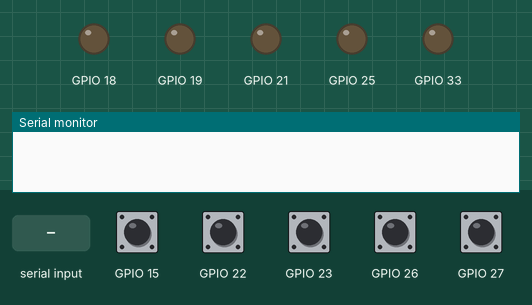
Simulated run of this sketch. Board: ESP32. Shown: output pins drawn as LEDs (lit = HIGH), the last lines printed to the serial monitor. Inputs (shaded band) come from the test bench; at power-on: GPIO 15, GPIO 22, GPIO 23, GPIO 26, GPIO 27 HIGH.

Above: at 1.2 s.
1.3 s: "SYSTEM_START\n" received over Serial
At 2.4 s:
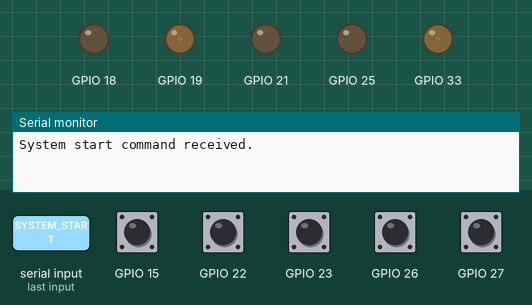
2.8 s: GPIO 22 pulled LOW for 0.15 s
At 4.5 s:
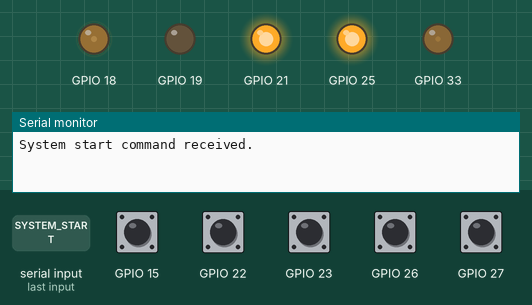
5.8 s: GPIO 22 pulled LOW for 1 s
At 6.5 s:
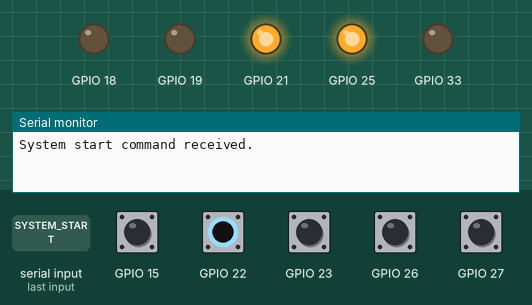
Timing chart, 0 to 8.8 s (numbered marks = the images above; inputs shaded):
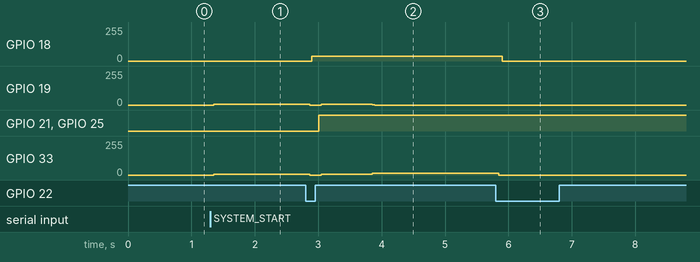

The sketch:

Control_ESP.ino
```cpp
#include <Arduino.h>
#include "myStepper.h"
#include "my_project_lib.h"

#define A 2000 // box vibrate
#define B 2500 // open lid
#define C 5800 // close lid
#define D 6300 // stop box vibrate
#define E 7300 // bed vibrate
#define BOX_OPEN 400
#define BOX_CLOSE 150
#define BOX_VIBRATE_SPEED 150


enum class State{
  START,
  HOMING,
  MOVE_BED_TO_A,
  VIBRATE_BOX,
  MOVE_BED_TO_B,
  OPEN_LID,
  MOVE_BED_TO_C,
  CLOSE_LID,
  MOVE_BED_TO_D,
  STOP_VIBRATE_BOX,
  MOVE_BED_TO_E,
  VIBRATE_BED,
  END,
};

State state = State::START;

void setup() {
  Serial.begin(115200);
  bed_stepper.beginTask();
  box_stepper.beginTask();
  bed_stepper.setSpeed(1000);
  box_stepper.setSpeed(500);
  ledcAttach(18, 5000, 10);
}

bool system_start = false;

void loop()
{
  handleSerialInput(system_start);

  if (system_start)
  {
    switch (state){
        case State::START:
          bed_stepper.addCommand(StepperCommand(StepperMode::HOMING, 0));
          box_stepper.addCommand(StepperCommand(StepperMode::HOMING, 0));
          state = State::HOMING;
          delay(100);
          break;
        case State::HOMING:
          if (bed_stepper.isHomed && box_stepper.isHomed){
            box_stepper.addCommand(StepperCommand(StepperMode::NORMAL_RUN, BOX_CLOSE));
            bed_stepper.addCommand(StepperCommand(StepperMode::NORMAL_RUN, A));
            state = State::MOVE_BED_TO_A;
            delay(100);
          }
          break;
        case State::MOVE_BED_TO_A:
          if (bed_stepper.reachedTarget){
            ledcWrite(18, BOX_VIBRATE_SPEED);
            bed_stepper.addCommand(StepperCommand(StepperMode::NORMAL_RUN, B));
            state = State::MOVE_BED_TO_B;
            delay(100);
          }
          break;
        case State::MOVE_BED_TO_B:
          if (bed_stepper.reachedTarget){
            box_stepper.addCommand(StepperCommand(StepperMode::NORMAL_RUN, BOX_OPEN));
            bed_stepper.addCommand(StepperCommand(StepperMode::NORMAL_RUN, C));
            state = State::MOVE_BED_TO_C;
            delay(100);
          }
          break;
        case State::MOVE_BED_TO_C:
          if (bed_stepper.reachedTarget){
            box_stepper.addCommand(StepperCommand(StepperMode::NORMAL_RUN, BOX_CLOSE));
            bed_stepper.addCommand(StepperCommand(StepperMode::NORMAL_RUN, D));
            state = State::MOVE_BED_TO_D;
            delay(100);
          }
          break;
        case State::MOVE_BED_TO_D:
          if (bed_stepper.reachedTarget){
            ledcWrite(18, 0);
            bed_stepper.addCommand(StepperCommand(StepperMode::NORMAL_RUN, E));
            state = State::MOVE_BED_TO_E;
          }
          break;
        case State::MOVE_BED_TO_E:
          if (bed_stepper.reachedTarget){
            bed_stepper.addCommand(StepperCommand(StepperMode::SET_SPEED, 2000));
            bed_stepper.addCommand(StepperCommand(StepperMode::VIBRATE, 15, 500));
            state = State::VIBRATE_BED;
            delay(100);
          }
          break;
        case State::VIBRATE_BED:
          if (bed_stepper.doneVibrate){
            bed_stepper.addCommand(StepperCommand(StepperMode::SET_SPEED, 1000));
            state = State::END;
            delay(100);
          }
          break;
        default:
          system_start = false;
          break;
      }
  }

}
```

myStepper.cpp
```cpp
// myStepper.cpp
#include "myStepper.h"

MyStepper::MyStepper(int stepPin, int dirPin, int frontLimitPin, int rearLimitPin, int emergencyPin, String stepperName)
    : stepPin(stepPin), dirPin(dirPin), stepperName(stepperName),
      frontLimitPin(frontLimitPin), rearLimitPin(rearLimitPin), emergencyPin(emergencyPin)
{
    pinMode(stepPin, OUTPUT);
    pinMode(dirPin, OUTPUT);
    pinMode(frontLimitPin, INPUT_PULLUP);
    pinMode(rearLimitPin, INPUT_PULLUP);
    pinMode(emergencyPin, INPUT_PULLUP);
    setSpeed(1.0);
}

void MyStepper::beginTask() {
    if (taskHandle == nullptr) {
        xTaskCreatePinnedToCore(taskLoop, "StepperTask", 5000, this, 1, &taskHandle, 1);
    }
}

void MyStepper::setSpeed(float newSpeed) {
    speed = newSpeed / 1000.0f;
    stepDelayMicros = (unsigned long)(1000.0f / speed);
}

void MyStepper::addCommand(StepperCommand cmd) {
    commandQueue.push(cmd);
}

int MyStepper::getCurrentStep() const {
    return currentStep;
}

float MyStepper::getSpeed() const {
    return speed;
}

bool MyStepper::checkFrontLimit() {
    return digitalRead(frontLimitPin) == LOW;
}

bool MyStepper::checkRearLimit() {
    return digitalRead(rearLimitPin) == LOW;
}

bool MyStepper::checkEmergency() {
    return digitalRead(emergencyPin) == LOW;
}

void MyStepper::doStep(bool dir) {
    digitalWrite(dirPin, dir);
    digitalWrite(stepPin, HIGH);
    delayMicroseconds(50);
    digitalWrite(stepPin, LOW);
    currentStep += dir ? 1 : -1;
}

void MyStepper::moveToTarget(int targetStep) {
    unsigned long lastStepTime = 0;
    while (currentStep != targetStep) {
        if (checkEmergency()) break;
        if ((targetStep > currentStep && checkFrontLimit()) ||
            (targetStep < currentStep && checkRearLimit())) break;

        unsigned long now = micros();
        if (now - lastStepTime >= stepDelayMicros) {
            bool dir = (targetStep > currentStep);
            doStep(dir);
            lastStepTime = now;
        }
    }
}

void MyStepper::homing(bool towardFront) {
    unsigned long lastStepTime = 0;
    while (true) {
        if (checkEmergency()) break;
        if (towardFront && checkFrontLimit()) break;
        if (!towardFront && checkRearLimit()) break;

        unsigned long now = micros();
        if (now - lastStepTime >= stepDelayMicros) {
            doStep(towardFront);
            lastStepTime = now;
        }
    }
    currentStep = 0;
}

void MyStepper::vibrate(int amplitude, int times) {
    for (int i = 0; i < times; i++) {
        moveToTarget(currentStep + amplitude);
        delayMicroseconds(500);
        moveToTarget(currentStep - amplitude);
        delayMicroseconds(500);
    }
}

void MyStepper::taskLoop(void* param) {
    MyStepper* self = static_cast<MyStepper*>(param);
    for (;;) {
        if (!self->commandQueue.empty()) {
            StepperCommand cmd = self->commandQueue.front();
            self->commandQueue.pop();

            switch (cmd.mode) {
                case StepperMode::IDLE:
                    delay(10);
                    break;
                case StepperMode::NORMAL_RUN:
                    self->reachedTarget = false;
                    self->moveToTarget(cmd.param1);
                    self->reachedTarget = true;
                    break;
                case StepperMode::HOMING:
                    self->isHomed = false;
                    self->homing(cmd.param1 != 0);
                    self->isHomed = true;
                    break;
                case StepperMode::VIBRATE:
                    self->doneVibrate = false;
                    self->vibrate(cmd.param1, cmd.param2);
                    self->doneVibrate = true;
                    break;
                case StepperMode::SET_SPEED:
                    self->speed = cmd.param1 / 1000.0f;
                    self->stepDelayMicros = (unsigned long)(1000.0f / self->speed);
                    break;
            }
        } else {
            delay(5);
        }
    }
}
```

myStepper.h
```cpp
// myStepper.h
#pragma once
#include <Arduino.h>
#include <queue>

enum class StepperMode {
    IDLE,
    NORMAL_RUN,
    HOMING,
    VIBRATE,
    SET_SPEED
};

struct StepperCommand {
    StepperMode mode;
    int param1;
    int param2;

    StepperCommand(StepperMode mode, int param1 = 0, int param2 = 0)
        : mode(mode), param1(param1), param2(param2) {}
};

class MyStepper {
private:
    String stepperName;

    int stepPin, dirPin;
    int frontLimitPin, rearLimitPin, emergencyPin;

    volatile int currentStep = 0;
    volatile float speed = 1.0f; // steps per millisecond
    unsigned long stepDelayMicros;

    std::queue<StepperCommand> commandQueue;
    TaskHandle_t taskHandle = nullptr;

public:
    bool reachedTarget;
    bool isHomed;
    bool doneVibrate;

private:
    bool checkFrontLimit();
    bool checkRearLimit();
    bool checkEmergency();

    void doStep(bool dir);
    void moveToTarget(int targetStep);
    void homing(bool towardFront);
    void vibrate(int amplitude, int times);
    static void taskLoop(void* param);

public:
    MyStepper(int stepPin, int dirPin, int frontLimitPin, int rearLimitPin, int emergencyPin, String stepperName);
    void beginTask();
    void setSpeed(float newSpeed);
    void addCommand(StepperCommand cmd);
    int getCurrentStep() const;
    float getSpeed() const;
};
```

my_project_lib.cpp
```cpp
#include "my_project_lib.h"

MyStepper bed_stepper(33, 25, 26, 27, 22, "BED");
MyStepper box_stepper(19, 21, 23, 15, 22, "BOX");

void handleSerialInput(bool &systemStart) {
  if (!Serial.available()) return;

  String input = Serial.readStringUntil('\n');
  input.trim();

  // Check for SYSTEM_START command
  if (input.equalsIgnoreCase("SYSTEM_START")) {
    systemStart = true;
    Serial.println("System start command received.");
    return;
  }

  int idx1 = input.indexOf('_');
  int idx2 = input.indexOf('_', idx1 + 1);
  int idx3 = input.indexOf('_', idx2 + 1);

  if (idx1 == -1 || idx2 == -1) {
    Serial.println("Invalid command format.");
    return;
  }

  String motor = input.substring(0, idx1);
  String command = input.substring(idx1 + 1, idx2);
  String param1Str = (idx3 != -1) ? input.substring(idx2 + 1, idx3) : input.substring(idx2 + 1);
  String param2Str = (idx3 != -1) ? input.substring(idx3 + 1) : "";

  // Handle DC motor separately
  if (motor == "DC" && command == "RUN") {
    int duty = param1Str.toInt();
    duty = constrain(duty, 0, 1023);  // Assuming 10-bit resolution
    ledcWrite(18, duty);
    Serial.println("DC motor running at duty: " + String(duty));
    return;
  }

  // Stepper motor commands
  MyStepper* target = nullptr;
  if (motor == "BED") {
    target = &bed_stepper;
  } else if (motor == "BOX") {
    target = &box_stepper;
  } else {
    Serial.println("Unknown motor name: " + motor);
    return;
  }

  if (command == "STEP") {
    int steps = param1Str.toInt();
    target->addCommand(StepperCommand(StepperMode::NORMAL_RUN, steps));
  } else if (command == "HOME") {
    bool towardFront = (param1Str == "TRUE" || param1Str == "true" || param1Str == "1");
    target->addCommand(StepperCommand(StepperMode::HOMING, towardFront));
  } else if (command == "VIBRATE") {
    int amp = param1Str.toInt();
    int times = param2Str.toInt();
    target->addCommand(StepperCommand(StepperMode::VIBRATE, amp, times));
  } else if (command == "SPEED") {
    int speedMillis = param1Str.toInt();  // e.g., 500 → 0.5 steps/ms
    target->addCommand(StepperCommand(StepperMode::SET_SPEED, speedMillis));
  } else {
    Serial.println("Unknown command type: " + command);
  }
}
```

my_project_lib.h
```cpp
#pragma once
#include <Arduino.h>
#include "myStepper.h"

extern MyStepper bed_stepper;
extern MyStepper box_stepper;

void handleSerialInput(bool &systemStart);
```

Measured:
- after the input at 1.3 s, GPIO 19, GPIO 33: 0/255 → 7/255 after 0.05 s
- after the input at 2.8 s, GPIO 18: 0/255 → 37/255 after 0.10 s; GPIO 19: 7/255 → 0/255 after 0.07 s, → 7/255 0.18 s later, → 0/255 0.80 s later; GPIO 21, GPIO 25: LOW → HIGH after 0.21 s; GPIO 33: 7/255 → 0/255 after 0.07 s, → 7/255 0.18 s later, → 13/255 0.80 s later
- after the input at 5.8 s, GPIO 18: 37/255 → 0/255 after 0.10 s instead of 4.4 s; GPIO 19: stays 0/255 (without the input it goes to 7/255 after 3.6 s); GPIO 21: stays HIGH (without the input it goes to LOW after 3.6 s)
